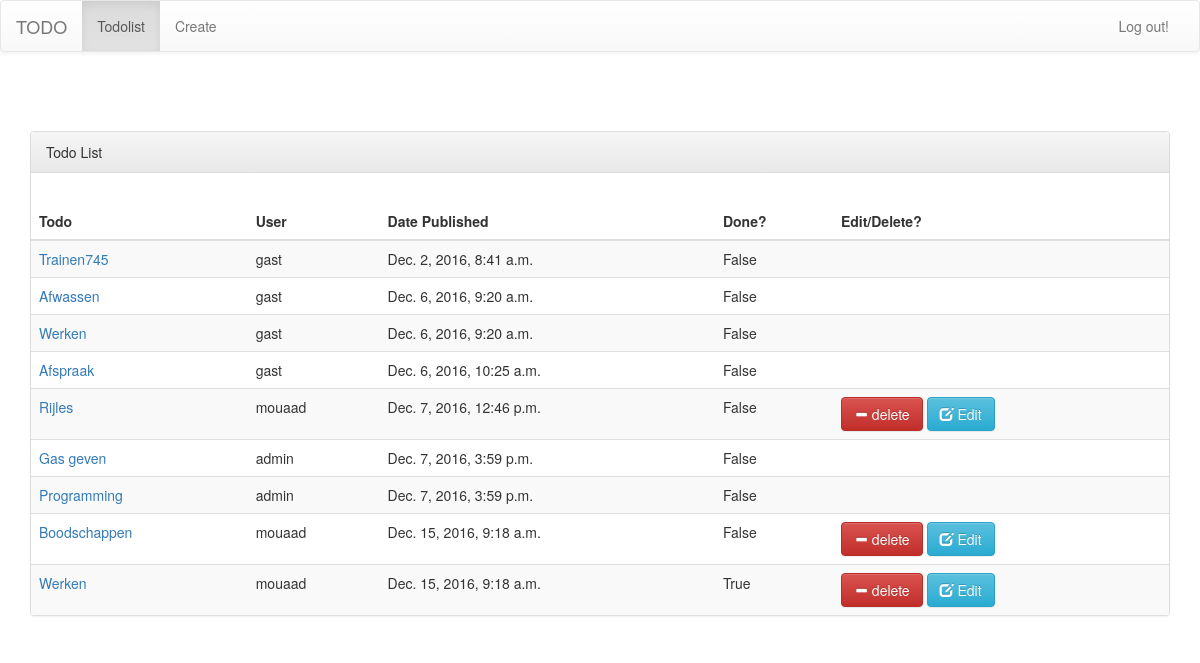
The app's page /todolist/ (signed in), older data.
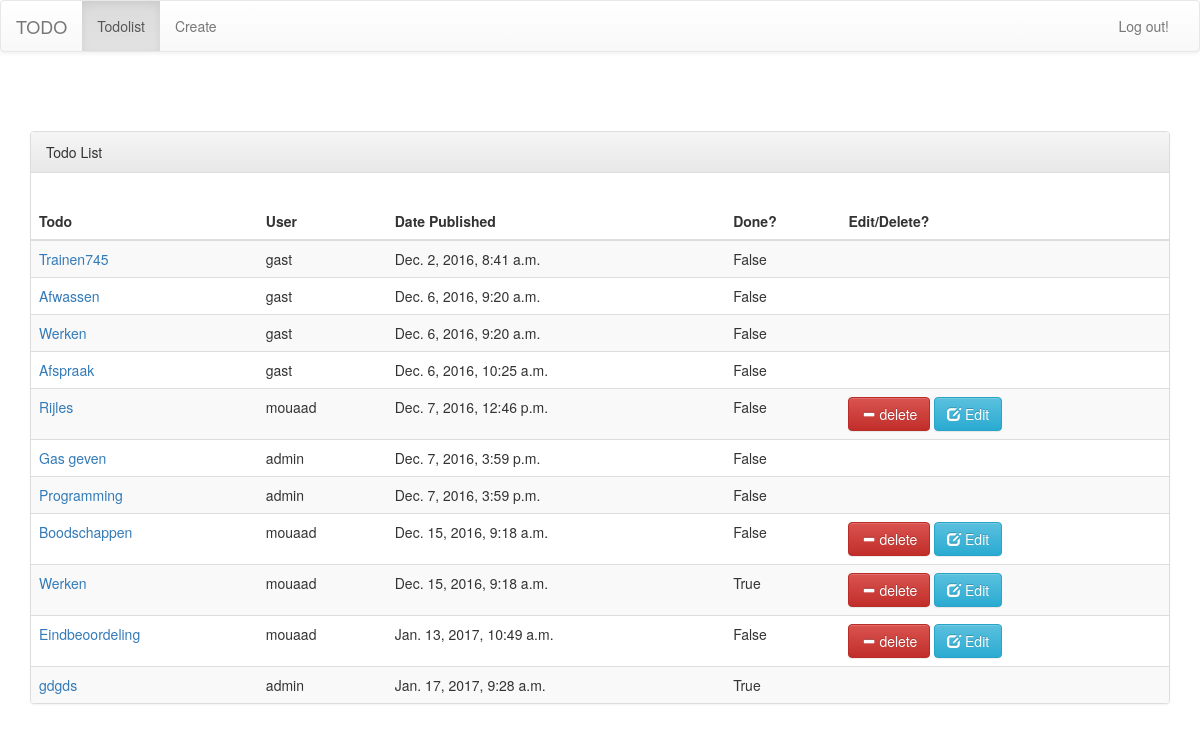
The same page, newer data.
### polls/models.py (models this page shows, shortened)
class ToDo(models.Model):
    todo = models.CharField(max_length=200)
    pub_date = models.DateTimeField('date published', null=True, blank=True, default=timezone.now,)
    user = models.ForeignKey(settings.AUTH_USER_MODEL, null=True, blank=True, )
    work = models.BooleanField('Done:', default=False)

### polls/views.py (the view)
# urls.py: url(r'^todolist/$', TodoListView.as_view(), name='todolistview'),
class TodoListView(LoginRequiredMixin, ListView):
    login_url = '/login/'
    model = ToDo
    template_name = 'todolist.html'

### polls/templates/todolist.html (shortened to what this page needs)
{% extends 'base.html' %}
{% block content %}
    <div class="container">
        <div class="row">
            <div class="col-sm-12" style="margin-top: 5%">
                <div class="panel panel-default">
                    <div class="panel-heading">Todo List</div>
                    <div class="panel-body">
                    </div>
                    <table class="table">
                        <table id="datatodo" class="table table-striped" style="position: center">
                            <thead>
                            <tr>
                                <th>Todo</th>
                                <th>User</th>
                                <th>Date Published</th>
                                <th>Done?</th>
                                <th>Edit/Delete?</th>
                            </tr>
                            </thead>
                            <tbody>
                            <tr>
                                {% for todo in todo_list %}
                                    <td><a href="{% url 'todoupdateview' todo.id %}">{{ todo.todo }}</a></td>
                                    <td>{{ todo.user }}</td>
                                    <td>{{ todo.pub_date }}</td>
                                    <td>
                                        {{ todo.work }}
                                    </td>
                                    <td>{% if todo.user == request.user %}
                                        <form action="{% url 'tododelete' todo.id %}" method="POST"
                                              style="display: inline">
                                            <button class='btn btn-danger' type="submit" name="remove_levels"
                                                    value="delete"
                                                    onclick="return confirm('Are u sure you want to delete this?')">
                                                <span class="glyphicon glyphicon-minus" aria-hidden="true"></span>
                                                delete
                                            </button>
                                        </form>
                                        <a href="{% url 'todoupdateview' todo.id %}">
                                            <button class="btn btn-info">
                                                <span class="glyphicon glyphicon-edit" aria-hidden="true"></span>
                                                Edit
                                            </button>
                                        </a>
                                        </td>
                                    {% endif %}
                                    </tr>
                                {% endfor %}
                            </tbody>
                        </table>
                    </table>
                </div>
            </div>
        </div>
    </div>
{% endblock %}

### polls/templates/base.html (shortened to what this page needs)
<!DOCTYPE html>
<html lang="en">
<head>
    <link rel="stylesheet" href="https://maxcdn.bootstrapcdn.com/bootstrap/3.3.7/css/bootstrap.min.css"
>
    <link rel="stylesheet" href="https://maxcdn.bootstrapcdn.com/bootstrap/3.3.7/css/bootstrap-theme.min.css"
>
    <link rel="stylesheet" href="path/to/font-awesome/css/font-awesome.min.css">
</head>
<body>
<nav class="navbar navbar-default">
    <div class="container-fluid">
        <div class="navbar-header">
            <a class="navbar-brand" href="/todolist/">TODO</a>
        </div>
        <div class="collapse navbar-collapse" id="bs-example-navbar-collapse-1">
            <ul class="nav navbar-nav">
            {% url 'todolistview' as list_url %}
                <li {% if request.get_full_path == list_url %}class="active"{% endif %}><a href="/todolist/">Todolist</a></li>
                {% url 'todocreate' as create_url %}
                    {% url 'todocreateview' as create_url %}
                <li {% if request.get_full_path == create_url %}class="active"{% endif %}><a href="/todocreate/"> Create</a></li>
            </ul>
            <ul class="nav navbar-nav navbar-right">
                <li><a href="/logout/">Log out!</a></li>
            </ul>
        </div>
    </div>
</nav>
{% block content %}
{% endblock %}
</body>
</html>

Row changes from the older to the newer data that the page shows:
added ToDo: todo "Eindbeoordeling", user "mouaad", pub_date "Jan. 13, 2017, 10:49 a.m.", work "False", shows "delete"
added ToDo: todo "gdgds", user "admin", pub_date "Jan. 17, 2017, 9:28 a.m.", work "True"
